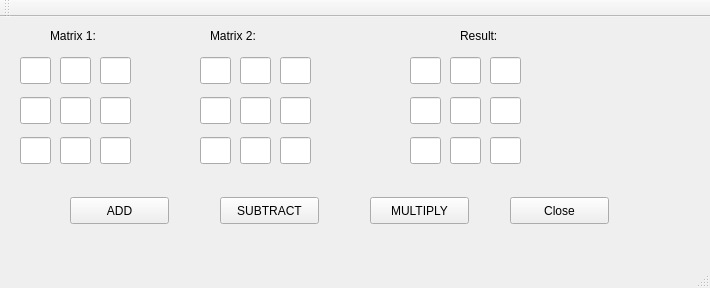
<?xml version="1.0" encoding="UTF-8"?>
<ui version="4.0">
 <class>MainWindow</class>
 <widget class="QMainWindow" name="MainWindow">
  <property name="geometry">
   <rect>
    <x>0</x>
    <y>0</y>
    <width>710</width>
    <height>288</height>
   </rect>
  </property>
  <property name="windowTitle">
   <string>MainWindow</string>
  </property>
  <widget class="QWidget" name="centralWidget">
   <widget class="QLabel" name="label">
    <property name="geometry">
     <rect>
      <x>50</x>
      <y>10</y>
      <width>67</width>
      <height>17</height>
     </rect>
    </property>
    <property name="text">
     <string>Matrix 1:</string>
    </property>
   </widget>
   <widget class="QLabel" name="label_2">
    <property name="geometry">
     <rect>
      <x>210</x>
      <y>10</y>
      <width>67</width>
      <height>17</height>
     </rect>
    </property>
    <property name="text">
     <string>Matrix 2:</string>
    </property>
   </widget>
   <widget class="QLabel" name="label_3">
    <property name="geometry">
     <rect>
      <x>460</x>
      <y>10</y>
      <width>67</width>
      <height>17</height>
     </rect>
    </property>
    <property name="text">
     <string>Result:</string>
    </property>
   </widget>
   <widget class="QLineEdit" name="lineEdit">
    <property name="geometry">
     <rect>
      <x>20</x>
      <y>40</y>
      <width>31</width>
      <height>27</height>
     </rect>
    </property>
   </widget>
   <widget class="QLineEdit" name="lineEdit_2">
    <property name="geometry">
     <rect>
      <x>60</x>
      <y>40</y>
      <width>31</width>
      <height>27</height>
     </rect>
    </property>
   </widget>
   <widget class="QLineEdit" name="lineEdit_3">
    <property name="geometry">
     <rect>
      <x>100</x>
      <y>40</y>
      <width>31</width>
      <height>27</height>
     </rect>
    </property>
   </widget>
   <widget class="QLineEdit" name="lineEdit_4">
    <property name="geometry">
     <rect>
      <x>20</x>
      <y>80</y>
      <width>31</width>
      <height>27</height>
     </rect>
    </property>
   </widget>
   <widget class="QLineEdit" name="lineEdit_5">
    <property name="geometry">
     <rect>
      <x>60</x>
      <y>80</y>
      <width>31</width>
      <height>27</height>
     </rect>
    </property>
   </widget>
   <widget class="QLineEdit" name="lineEdit_6">
    <property name="geometry">
     <rect>
      <x>100</x>
      <y>80</y>
      <width>31</width>
      <height>27</height>
     </rect>
    </property>
   </widget>
   <widget class="QLineEdit" name="lineEdit_7">
    <property name="geometry">
     <rect>
      <x>20</x>
      <y>120</y>
      <width>31</width>
      <height>27</height>
     </rect>
    </property>
   </widget>
   <widget class="QLineEdit" name="lineEdit_8">
    <property name="geometry">
     <rect>
      <x>60</x>
      <y>120</y>
      <width>31</width>
      <height>27</height>
     </rect>
    </property>
   </widget>
   <widget class="QLineEdit" name="lineEdit_9">
    <property name="geometry">
     <rect>
      <x>100</x>
      <y>120</y>
      <width>31</width>
      <height>27</height>
     </rect>
    </property>
   </widget>
   <widget class="QLineEdit" name="lineEdit_10">
    <property name="geometry">
     <rect>
      <x>200</x>
      <y>40</y>
      <width>31</width>
      <height>27</height>
     </rect>
    </property>
   </widget>
   <widget class="QLineEdit" name="lineEdit_11">
    <property name="geometry">
     <rect>
      <x>240</x>
      <y>40</y>
      <width>31</width>
      <height>27</height>
     </rect>
    </property>
   </widget>
   <widget class="QLineEdit" name="lineEdit_12">
    <property name="geometry">
     <rect>
      <x>280</x>
      <y>40</y>
      <width>31</width>
      <height>27</height>
     </rect>
    </property>
   </widget>
   <widget class="QLineEdit" name="lineEdit_13">
    <property name="geometry">
     <rect>
      <x>200</x>
      <y>80</y>
      <width>31</width>
      <height>27</height>
     </rect>
    </property>
   </widget>
   <widget class="QLineEdit" name="lineEdit_14">
    <property name="geometry">
     <rect>
      <x>240</x>
      <y>80</y>
      <width>31</width>
      <height>27</height>
     </rect>
    </property>
   </widget>
   <widget class="QLineEdit" name="lineEdit_15">
    <property name="geometry">
     <rect>
      <x>280</x>
      <y>80</y>
      <width>31</width>
      <height>27</height>
     </rect>
    </property>
   </widget>
   <widget class="QLineEdit" name="lineEdit_16">
    <property name="geometry">
     <rect>
      <x>200</x>
      <y>120</y>
      <width>31</width>
      <height>27</height>
     </rect>
    </property>
   </widget>
   <widget class="QLineEdit" name="lineEdit_17">
    <property name="geometry">
     <rect>
      <x>240</x>
      <y>120</y>
      <width>31</width>
      <height>27</height>
     </rect>
    </property>
   </widget>
   <widget class="QLineEdit" name="lineEdit_18">
    <property name="geometry">
     <rect>
      <x>280</x>
      <y>120</y>
      <width>31</width>
      <height>27</height>
     </rect>
    </property>
   </widget>
   <widget class="QLineEdit" name="lineEdit_19">
    <property name="geometry">
     <rect>
      <x>410</x>
      <y>40</y>
      <width>31</width>
      <height>27</height>
     </rect>
    </property>
   </widget>
   <widget class="QLineEdit" name="lineEdit_20">
    <property name="geometry">
     <rect>
      <x>450</x>
      <y>40</y>
      <width>31</width>
      <height>27</height>
     </rect>
    </property>
   </widget>
   <widget class="QLineEdit" name="lineEdit_21">
    <property name="geometry">
     <rect>
      <x>490</x>
      <y>40</y>
      <width>31</width>
      <height>27</height>
     </rect>
    </property>
   </widget>
   <widget class="QLineEdit" name="lineEdit_22">
    <property name="geometry">
     <rect>
      <x>410</x>
      <y>80</y>
      <width>31</width>
      <height>27</height>
     </rect>
    </property>
   </widget>
   <widget class="QLineEdit" name="lineEdit_23">
    <property name="geometry">
     <rect>
      <x>450</x>
      <y>80</y>
      <width>31</width>
      <height>27</height>
     </rect>
    </property>
   </widget>
   <widget class="QLineEdit" name="lineEdit_24">
    <property name="geometry">
     <rect>
      <x>490</x>
      <y>80</y>
      <width>31</width>
      <height>27</height>
     </rect>
    </property>
   </widget>
   <widget class="QLineEdit" name="lineEdit_25">
    <property name="geometry">
     <rect>
      <x>410</x>
      <y>120</y>
      <width>31</width>
      <height>27</height>
     </rect>
    </property>
   </widget>
   <widget class="QLineEdit" name="lineEdit_26">
    <property name="geometry">
     <rect>
      <x>450</x>
      <y>120</y>
      <width>31</width>
      <height>27</height>
     </rect>
    </property>
   </widget>
   <widget class="QLineEdit" name="lineEdit_27">
    <property name="geometry">
     <rect>
      <x>490</x>
      <y>120</y>
      <width>31</width>
      <height>27</height>
     </rect>
    </property>
   </widget>
   <widget class="QPushButton" name="ADD">
    <property name="geometry">
     <rect>
      <x>70</x>
      <y>180</y>
      <width>99</width>
      <height>27</height>
     </rect>
    </property>
    <property name="text">
     <string>ADD</string>
    </property>
   </widget>
   <widget class="QPushButton" name="SUBTRACT">
    <property name="geometry">
     <rect>
      <x>220</x>
      <y>180</y>
      <width>99</width>
      <height>27</height>
     </rect>
    </property>
    <property name="text">
     <string>SUBTRACT</string>
    </property>
   </widget>
   <widget class="QPushButton" name="MULTIPLY">
    <property name="geometry">
     <rect>
      <x>370</x>
      <y>180</y>
      <width>99</width>
      <height>27</height>
     </rect>
    </property>
    <property name="text">
     <string>MULTIPLY</string>
    </property>
   </widget>
   <widget class="QPushButton" name="close">
    <property name="geometry">
     <rect>
      <x>510</x>
      <y>180</y>
      <width>99</width>
      <height>27</height>
     </rect>
    </property>
    <property name="text">
     <string>Close</string>
    </property>
   </widget>
  </widget>
  <widget class="QMenuBar" name="menuBar">
   <property name="geometry">
    <rect>
     <x>0</x>
     <y>0</y>
     <width>710</width>
     <height>25</height>
    </rect>
   </property>
  </widget>
  <widget class="QToolBar" name="mainToolBar">
   <attribute name="toolBarArea">
    <enum>TopToolBarArea</enum>
   </attribute>
   <attribute name="toolBarBreak">
    <bool>false</bool>
   </attribute>
  </widget>
  <widget class="QStatusBar" name="statusBar"/>
 </widget>
 <layoutdefault spacing="6" margin="11"/>
 <resources/>
 <connections/>
</ui>
